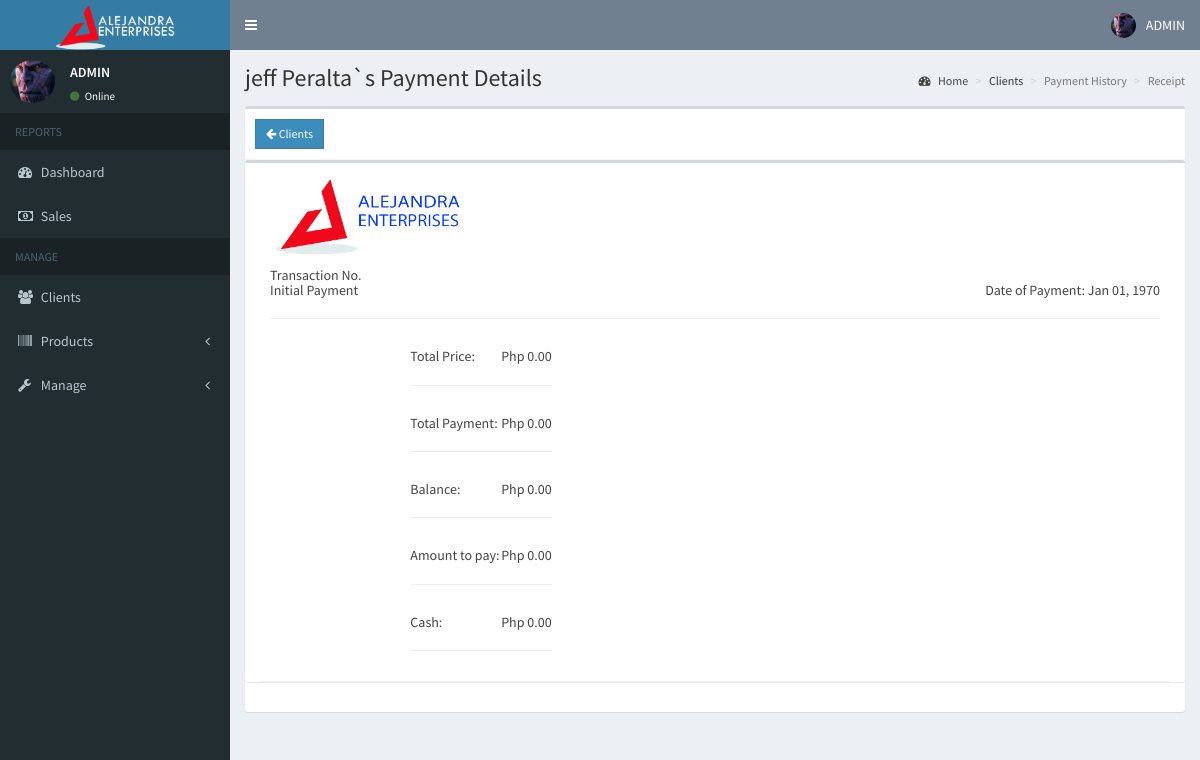
Screenshot of /admin/firstrec.php?user=32 (signed in) with the database file from the repository.
### tables this page shows
CREATE TABLE `users` (
  `id` int(11) NOT NULL,
  `email` varchar(200) NOT NULL,
  `password` varchar(60) NOT NULL,
  `type` int(1) NOT NULL,
  `firstname` varchar(50) NOT NULL,
  `lastname` varchar(50) NOT NULL,
  `company` varchar(255) NOT NULL,
  `address` text NOT NULL,
  `contact_info` varchar(100) NOT NULL,
  `photo` varchar(200) NOT NULL,
  `status` int(1) NOT NULL,
  `activate_code` varchar(15) NOT NULL,
  `reset_code` varchar(15) NOT NULL,
  `created_on` date NOT NULL
);

### admin/includes/session.php (called while the page is built, shortened)
<?php
	include '../includes/conn.php';
	$conn = $pdo->open();
	$stmt = $conn->prepare("SELECT * FROM users WHERE id=:id");
	$stmt->execute(['id'=>$_SESSION['admin']]);
	$admin = $stmt->fetch();
?>

### admin/firstrec.php (the view, shortened to what this page needs)
<?php
  include 'includes/session.php';
  if(!isset($_GET['user'])){
    header('location: users.php');
    exit();
  }
  else{
    $conn = $pdo->open();
    $stmt = $conn->prepare("SELECT * FROM users WHERE id=:id");
    $stmt->execute(['id'=>$_GET['user']]);
    $user = $stmt->fetch();
 $stmt1 = $conn->prepare("SELECT * FROM transaction WHERE user_id=:user_id AND transaction_no=:transaction_no");
  $stmt1->execute(['user_id'=>$user['id'],'transaction_no'=>$_GET['transaction']]);
  $trans = $stmt1->fetch();
  }
?>
<?php include 'includes/header.php'; ?>
<body class="hold-transition skin-blue sidebar-mini" onload="window.print();"  >
<div class="wrapper">
  <?php include 'includes/navbar.php'; ?>
  <?php include 'includes/menubar.php'; ?>
  <div class="content-wrapper">
    <section class="content-header">
      <h1>
        <?php echo $user['firstname'].' '.$user['lastname'].'`s Payment Details' ?>
      </h1>
      <ol class="breadcrumb">
        <li><a href="#"><i class="fa fa-dashboard"></i> Home</a></li>
        <li>Clients</li>
        <li class="active">Payment History</li>
        <li class="active">Receipt</li>
      </ol>
    </section>
    <section class="content">
      <div class="row">
        <div class="col-xs-12">
          <div class="box">
            <div class="box-header with-border">
              <?php echo"
<a href='users.php' class='btn btn-sm btn-primary btn-flat hidden-print'><i class='fa fa-arrow-left'></i> Clients</a>
";?>
            </div>
            <div class="box col-sm-2">
            <div class="box-header with-border">
               <img src="../images/IMG_20191102_000401.jpg" width="200px">
<?php
echo "<h5> Transaction No. ".$_GET['transaction']." <br>
Initial Payment  <span class='pull-right'>
Date of Payment: ".date('M d, Y' , strtotime($trans['transaction_date']))."
</h5>
                        <hr>
" ;
?>
            <div class="col-sm-4">
                      <span class='pull-right'><h5> Total Price:<span class='pull-right'>Php <?php echo number_format($trans['total_amount'], 2);?></h5> <hr>
                      <span class='pull-right'><h5> Total Payment:<span class='pull-right'>Php <?php echo number_format($trans['initial_dp'], 2);?> </h5> <hr>
                      <span class='pull-right'><h5>Balance:<span class='pull-right'>Php <?php echo number_format($trans['balance'], 2);?></h5> <hr>
                      <span class='pull-right'><h5>Amount to pay:<span class='pull-right'>Php <?php echo number_format($trans['total_amount']*.2, 2);?></h5> <hr>
                      <span class='pull-right'> <h5>Cash:&nbsp;&nbsp;&nbsp;&nbsp;&nbsp;&nbsp;&nbsp;&nbsp;&nbsp;&nbsp;&nbsp;&nbsp;&nbsp;&nbsp;&nbsp;&nbsp;&nbsp;&nbsp;&nbsp;&nbsp;&nbsp;<span class='pull-right'>Php <?php echo number_format($trans['initial_dp'], 2);?></h5> <hr>
                    </div>
</div>
</div>
          </div>
        </div>
      </div>
    </section>
  </div>
</div>
</body>
</html>

### admin/includes/navbar.php (shortened to what this page needs)
<header class="main-header">
  <a href="#" class="logo">
   <img src="../images/received_265696521033429.png" width="120px">
  </a>
  <nav class="navbar navbar-static-top">
    <a href="#" class="sidebar-toggle" data-toggle="push-menu" role="button">
    </a>
    <div class="navbar-custom-menu">
      <ul class="nav navbar-nav">
        <li class="dropdown user user-menu">
          <a href="#" class="dropdown-toggle" data-toggle="dropdown">
            <img src="<?php echo (!empty($admin['photo'])) ? '../images/'.$admin['photo'] : '../images/profile.jpg'; ?>" class="user-image" alt="User Image">
            <span class="hidden-xs">ADMIN</span>
          </a>
        </li>
      </ul>
    </div>
  </nav>
</header>

### admin/includes/menubar.php (shortened to what this page needs)
<aside class="main-sidebar">
  <section class="sidebar">
    <div class="user-panel">
      <div class="pull-left image">
        <img src="<?php echo (!empty($admin['photo'])) ? '../images/'.$admin['photo'] : '../images/profile.jpg'; ?>" class="img-circle" alt="User Image">
      </div>
      <div class="pull-left info">
        <p>ADMIN</p>
        <a><i class="fa fa-circle text-success"></i> Online</a>
      </div>
    </div>
    <ul class="sidebar-menu" data-widget="tree">
      <li class="header">REPORTS</li>
      <li><a href="home.php"><i class="fa fa-dashboard"></i> <span>Dashboard</span></a></li>
      <li><a href="reports.php"><i class="fa fa-money"></i> <span>Sales</span></a></li>
      <li class="header">MANAGE</li>
      <li><a href="users.php"><i class="fa fa-users"></i> <span>Clients</span></a></li>
      <li class="treeview">
        <a href="#">
          <i class="fa fa-barcode"></i>
          <span>Products</span>
          <span class="pull-right-container">
            <i class="fa fa-angle-left pull-right"></i>
          </span>
        </a>
      </li>
       <li class="treeview">
        <a href="#">
          <i class="fa fa-wrench"></i>
          <span>Manage</span>
          <span class="pull-right-container">
            <i class="fa fa-angle-left pull-right"></i>
          </span>
        </a>
  </li>
  </section>
</aside>

### rows the page displays
users: photo (picture)
users: firstname "jeff", lastname "Peralta"

### other values shown
date('M d, Y' , strtotime($trans['transaction_date'])) "Jan 01, 1970"
$trans['total_amount'] "0.00"
$trans['initial_dp'] "0.00"
$trans['balance'] "0.00"
$trans['total_amount']*.2 "0.00"
